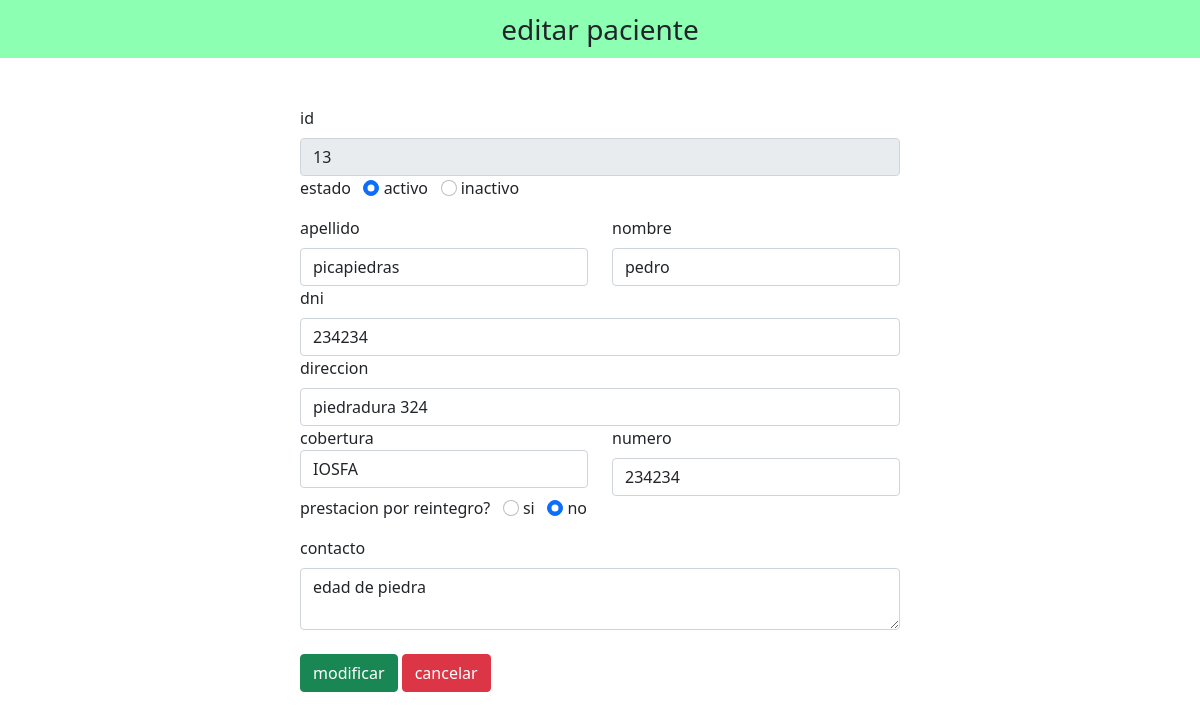
The page /modules/pacientes/pacientesEdit.php?id=13 on the database as committed earlier.
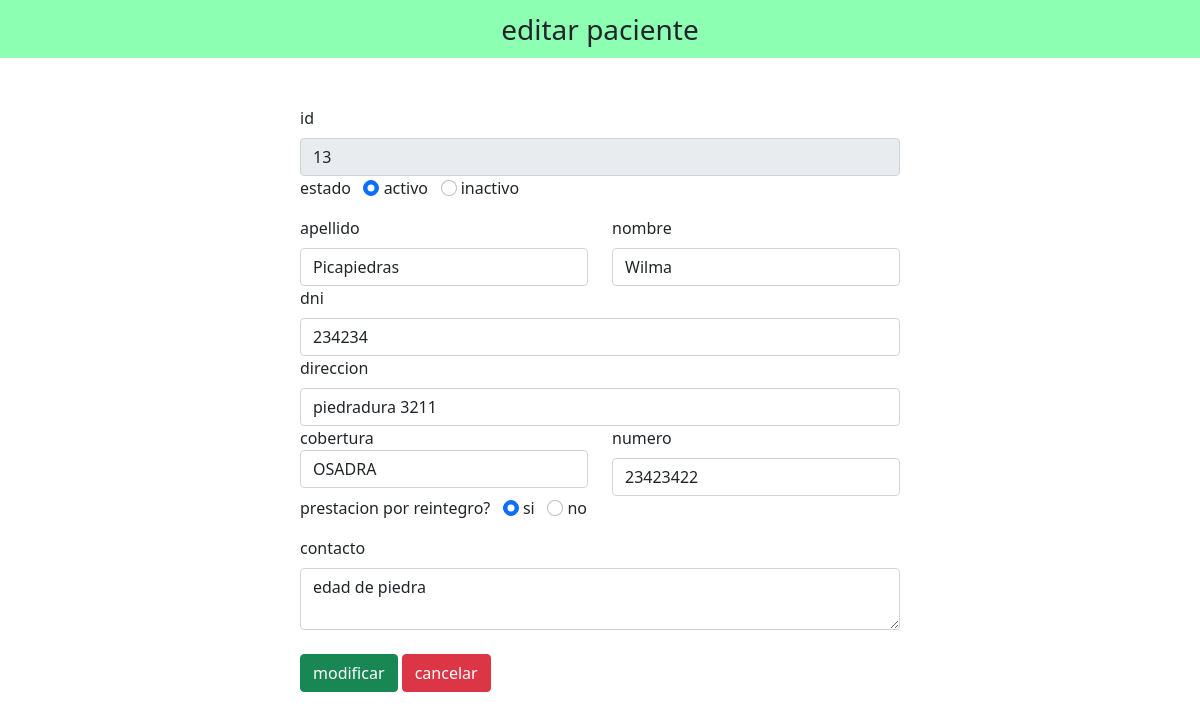
The same page on the database as committed later.
### tables this page shows
CREATE TABLE IF NOT EXISTS `pacientes` (
  `id` int NOT NULL AUTO_INCREMENT,
  `apellido` varchar(100) NOT NULL,
  `nombre` varchar(100) NOT NULL,
  `dni` varchar(8) NOT NULL,
  `direccion` varchar(150) NOT NULL,
  `cobertura1` tinyint NOT NULL,
  `c1numero` bigint NOT NULL,
  `contacto` text NOT NULL,
  `estado` tinyint(1) NOT NULL DEFAULT '1',
  `reintegro` tinyint DEFAULT '0',
  PRIMARY KEY (`id`),
  UNIQUE KEY `dni` (`dni`),
  KEY `FK_cobertura_persona` (`cobertura1`)
);

### modules/pacientes/pacientesEdit.php (the view, shortened to what this page needs)
<!DOCTYPE html>
<html lang="en">
<head>
    <link rel="stylesheet" href="../../assets/bootstrap/css/bootstrap.min.css">
    <link rel="stylesheet" href="https://cdnjs.cloudflare.com/ajax/libs/font-awesome/6.2.0/css/all.min.css" />
</head>
<body>
    <nav class="navbar navbar-light justify-content-center fs-3 mb-5" style="background-color: #00FF5573";>
        editar paciente
    </nav>
    <?php
        $conexion = regresarConexion();
        $id = $_GET['id'];
        $consulta = "select * from pacientes where id = $id limit 1";
        $result = mysqli_query($conexion, $consulta);
        $row = mysqli_fetch_assoc($result);
    ?>
    <div class="container d-flex justify-content-center">
        <form action="pacientesCrud.php" method="post" style="width: 50vw; min-width: 300px;">
            <div class="row">
                <div class="col">
                    <label class="form-label">id</label>
                    <input type="numeric" class="form-control" name="id" value="<?php echo $id ?>" readonly>
                </div>
                <div class="row">
                    <div class="col">
                        <div class="form-group mb-3">
                            <label>estado</label> &nbsp;
                            <input type="radio" class="form-check-input" name="estado"
                             id="activo" value="activo" <?php echo($row['estado'] == '1') ? "checked" : "";?> >
                            <label for="male" class="form-input-label">activo</label>
                            <input type="radio" class="form-check-input" name="estado"
                             id="inactivo" value="inactivo" <?php echo($row['estado'] == '0') ? "checked" : "";?> >
                            <label for="male" class="form-input-label">inactivo</label>
                        </div>
                    </div>
                </div>
                <div class="col">
                    <label class="form-label">apellido</label>
                    <input type="text" class="form-control" name="apellido" value="<?php echo $row['apellido']?>">
                </div>
                <div class="col">
                    <label class="form-label">nombre</label>
                    <input type="text" class="form-control" name="nombre" value="<?php echo $row['nombre']?>">
                </div>
            </div>
            <div class="row">
                <div class="col">
                    <label class="form-label">dni</label>
                    <input type="number" class="form-control" name="dni" value="<?php echo $row['dni']?>">
                </div>
            </div>
            <div class="row">
                <div class="col">
                    <label class="form-label">direccion</label>
                    <input type="text" class="form-control" name="direccion" value="<?php echo $row['direccion']?>">
                </div>
            </div>
            <div class="row">
                <div class="col">
                    <label class="form label">cobertura</label>
                    <select name = "cobertura" id="cobertura" class="form-control">
                        <?php
                            $sql = "select id,nombre from coberturas order by nombre";
                            $datos = mysqli_query($conexion, $sql);
                            $ep = mysqli_fetch_all($datos, MYSQLI_ASSOC);
                            foreach($ep as $fila){
                                if($fila['id'] == $row['cobertura1']){
                                    $selected = 'selected';
                                } else {
                                    $selected = '';
                                }
                                echo '<option value="'.$fila["id"].'" '.$selected.'>'.$fila["nombre"].'</option>';
                            }
                        ?>
                    </select>
                </div>
                <div class="col">
                    <label class="form-label">numero</label>
                    <input type="text" class="form-control" name="c1numero" value="<?php echo $row['c1numero']?>">
                </div>
            </div>
            <div class="row">
                <div class="col">
                    <div class="form-group mb-3">
                        <label>prestacion por reintegro?</label> &nbsp;
                        <input type="radio" class="form-check-input" name="reintegro"
                            id="activo" value="si" <?php echo($row['reintegro'] == '1') ? "checked" : "";?> >
                        <label for="si" class="form-input-label">si</label>
                        <input type="radio" class="form-check-input" name="reintegro"
                            id="inactivo" value="no" <?php echo($row['reintegro'] == '0') ? "checked" : "";?> >
                        <label for="no" class="form-input-label">no</label>
                    </div>
                </div>
            </div>
            <div class="row">
                <div class="col">
                    <label class="form-label">contacto</label>
                    <textarea name="contacto" class="form-control" id="contacto"><?php echo $row['contacto']?></textarea>
                </div>
            </div>
            <div>
                <br>
                <button type="submit" class="btn btn-success" name="submit">modificar</button>
                <a href="pacientes.php" class="btn btn-danger">cancelar</a>
            </div>
    </form>
    </div>
</body>
</html>

Rows that differ between the two databases and show on the page:
changed pacientes "edad de piedra": apellido "picapiedras" → "Picapiedras"; nombre "pedro" → "Wilma"; direccion "piedradura 324" → "piedradura 3211"; c1numero "234234" → "23423422"; reintegro "☐" → "☑"; reintegro "☑" → "☐"
Other text that changed with them:
form field cobertura: "IOSFA" → "OSADRA"
